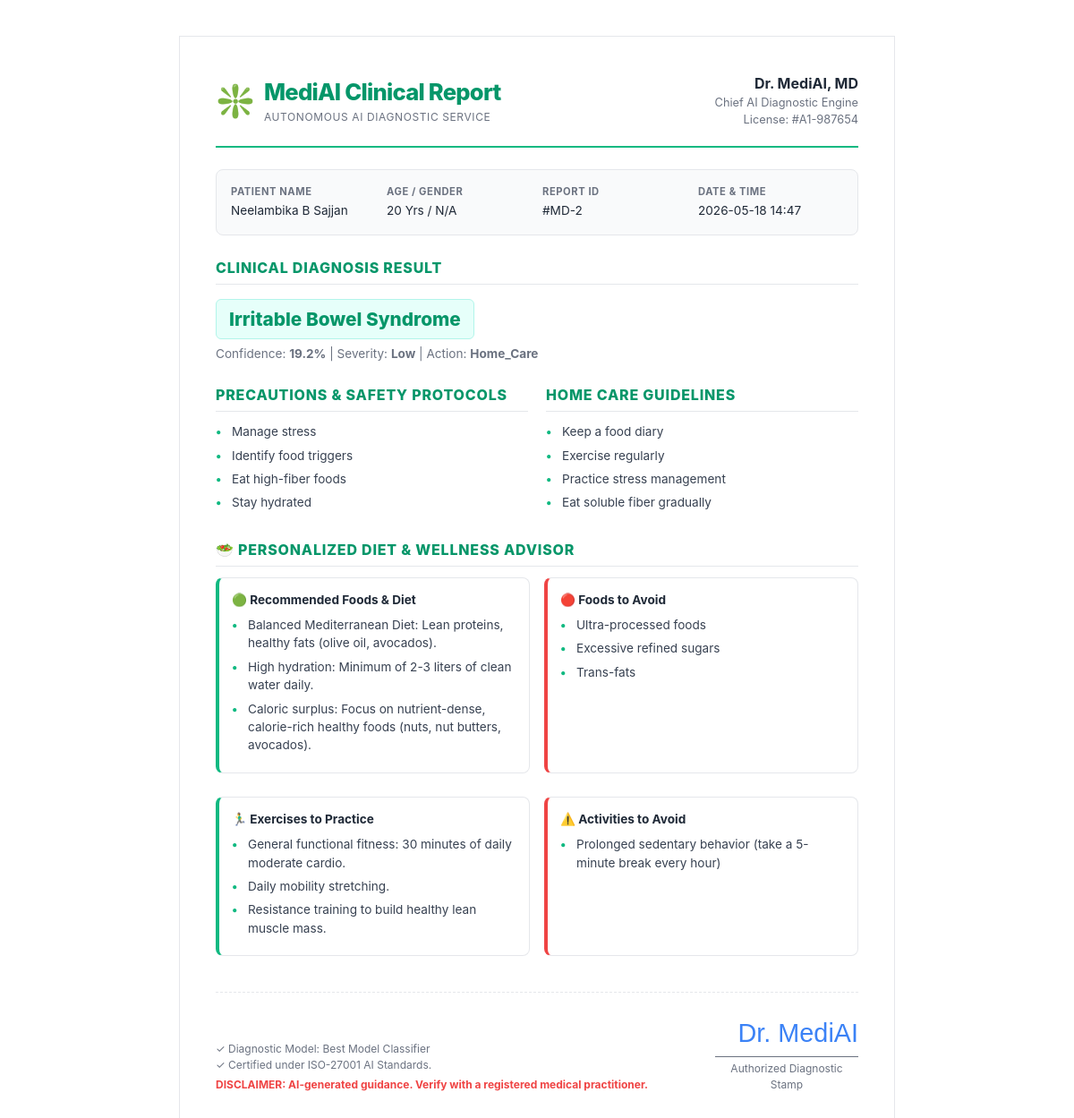
The app's page /result/2/print/ (signed in) with its own data.
### checker/models.py (models this page shows, shortened)
class SymptomCheck(models.Model):
    user = models.ForeignKey(User, on_delete=models.SET_NULL, null=True, blank=True)
    symptoms_selected = models.TextField()
    input_mode = models.CharField(
        max_length=20,
        default='manual',
        choices=[
            ('manual', 'Manual'),
            ('voice', 'Voice'),
            ('image', 'Image'),
            ('video', 'Video'),
            ('multimodal', 'Multimodal')
        ]
    )
    voice_transcript = models.TextField(blank=True)
    image_path = models.CharField(max_length=300, blank=True)
    video_path = models.CharField(max_length=300, blank=True)
    predicted_disease = models.CharField(max_length=200)
    all_predictions = models.TextField(blank=True)
    model_used = models.CharField(max_length=50)
    confidence = models.FloatField(default=0.0)
    precautions = models.TextField(blank=True)
    home_care = models.TextField(blank=True)
    medications = models.TextField(blank=True)
    severity = models.CharField(max_length=30, default='Moderate Confidence')
    action_level = models.CharField(max_length=20, default='home_care')
    patient_age = models.IntegerField(null=True, blank=True)
    patient_bmi = models.FloatField(null=True, blank=True)
    patient_gender = models.CharField(max_length=20, blank=True)
    created_at = models.DateTimeField(auto_now_add=True)
    class Meta:
        ordering = ['-created_at']

### checker/views.py (the view)
# urls.py: path('result/<int:check_id>/print/', views.result_print,     name='result_print'),
@login_required
def result_print(request, check_id):
    sc = get_object_or_404(SymptomCheck, id=check_id)
    symptoms    = json.loads(sc.symptoms_selected)
    precautions = json.loads(sc.precautions) if sc.precautions else []
    home_care   = json.loads(sc.home_care)   if sc.home_care   else []
    medications = json.loads(sc.medications) if sc.medications else []
    all_preds   = json.loads(sc.all_predictions) if sc.all_predictions else {}
    bmi_category = 'Normal'
    age = 30
    p = _profile(request)
    if p:
        bmi_category = p.bmi_category or 'Normal'
        age = p.age or 30
    elif sc.patient_bmi:
        if sc.patient_bmi < 18.5: bmi_category = 'Underweight'
        elif sc.patient_bmi < 25.0: bmi_category = 'Normal'
        elif sc.patient_bmi < 30.0: bmi_category = 'Overweight'
        else: bmi_category = 'Obese'
    if sc.patient_age:
        age = sc.patient_age
    wellness_advice = _generate_diet_advice(sc.predicted_disease, bmi_category, age)
    return render(request,'checker/result_print.html',{
        'sc':sc,'symptoms':symptoms,'precautions':precautions,
        'home_care':home_care,'medications':medications,'all_preds':all_preds,
        'patient':p,
        'wellness_advice': wellness_advice
    })

### checker/views.py (called while the page is built)
def _profile(request):
    if not request.user.is_authenticated: return None
    try: return request.user.patient_profile
    except: return None

### checker/templates/checker/result_print.html (shortened to what this page needs)
<!DOCTYPE html>
<html lang="en">
<head>
</head>
<body>
  <div class="prescription-sheet">
    <div class="letterhead">
      <div class="logo">
        <span class="logo-icon">❇️</span>
        <div class="logo-text">
          <h1>MediAI Clinical Report</h1>
          <p>Autonomous AI Diagnostic Service</p>
        </div>
      </div>
      <div class="doctor-meta">
        <h3>Dr. MediAI, MD</h3>
        <p>Chief AI Diagnostic Engine</p>
        <p>License: #A1-987654</p>
      </div>
    </div>
    <div class="patient-block">
      <div class="patient-meta-item">
        <strong>Patient Name</strong>
        {{ sc.user.get_full_name|default:sc.user.username }}
      </div>
      <div class="patient-meta-item">
        <strong>Age / Gender</strong>
        {{ sc.patient_age|default:"N/A" }} Yrs / {{ sc.patient_gender|default:"N/A"|title }}
      </div>
      <div class="patient-meta-item">
        <strong>Report ID</strong>
        #MD-{{ sc.id }}
      </div>
      <div class="patient-meta-item">
        <strong>Date & Time</strong>
        {{ sc.created_at|date:"Y-m-d H:i" }}
      </div>
    </div>
    <div class="diagnosis-header">
      <div class="section-title">Clinical Diagnosis Result</div>
      <div class="diagnosis-badge">{{ sc.predicted_disease }}</div>
      <p style="font-size: 0.85rem; margin-top: 6px; color: var(--text-muted);">
        Confidence: <strong>{{ sc.confidence|floatformat:1 }}%</strong> | Severity: <strong>{{ sc.severity }}</strong> | Action: <strong>{{ sc.action_level|title }}</strong>
      </p>
    </div>
    <div class="meta-grid">
      <div>
        <div class="section-title">Precautions & Safety Protocols</div>
        <ul class="bullet-list">
          {% for p in precautions %}
          <li>{{ p }}</li>
          {% empty %}
          <li>Maintain general health hygiene. Consult a practitioner if symptoms worsen.</li>
          {% endfor %}
        </ul>
      </div>
      <div>
        <div class="section-title">Home Care Guidelines</div>
        <ul class="bullet-list">
          {% for hc in home_care %}
          <li>{{ hc }}</li>
          {% empty %}
          <li>Prioritize bed rest and keep highly hydrated.</li>
          {% endfor %}
        </ul>
      </div>
    </div>
    <div class="section-title">🥗 Personalized Diet & Wellness Advisor</div>
    <div class="wellness-grid">
      <div class="wellness-card positive">
        <h4>🟢 Recommended Foods & Diet</h4>
        <ul class="bullet-list">
          {% for d in wellness_advice.diet %}
          <li>{{ d }}</li>
          {% endfor %}
        </ul>
      </div>
      <div class="wellness-card negative">
        <h4>🔴 Foods to Avoid</h4>
        <ul class="bullet-list">
          {% for af in wellness_advice.avoid_foods %}
          <li>{{ af }}</li>
          {% endfor %}
        </ul>
      </div>
      <div class="wellness-card positive" style="margin-top: 10px;">
        <h4>🏃‍♂️ Exercises to Practice</h4>
        <ul class="bullet-list">
          {% for ex in wellness_advice.exercise %}
          <li>{{ ex }}</li>
          {% endfor %}
        </ul>
      </div>
      <div class="wellness-card negative" style="margin-top: 10px;">
        <h4>⚠️ Activities to Avoid</h4>
        <ul class="bullet-list">
          {% for aa in wellness_advice.avoid_activities %}
          <li>{{ aa }}</li>
          {% endfor %}
        </ul>
      </div>
    </div>
    <div class="footer-block">
      <div class="footer-stamp">
        <p>✓ Diagnostic Model: {{ sc.model_used }} Classifier</p>
        <p>✓ Certified under ISO-27001 AI Standards.</p>
        <p style="margin-top: 4px; font-weight: 700; color: #ef4444;">DISCLAIMER: AI-generated guidance. Verify with a registered medical practitioner.</p>
      </div>
      <div class="signature">
        <div class="signature-graphic">Dr. MediAI</div>
        <div class="signature-title">Authorized Diagnostic Stamp</div>
      </div>
    </div>
  </div>
</body>
</html>

### checker/templates/checker/result_print.html (style rules this page uses)
:root { --primary: #10b981; --primary-dark: #059669; --text: #1f2937; --text-muted: #6b7280; --border: #e5e7eb; --bg-light: #f9fafb; }
* { box-sizing: border-box; margin: 0; padding: 0; }
body { font-family: 'Inter', -apple-system, sans-serif; color: var(--text); line-height: 1.5; padding: 40px; background: #fff; }
.prescription-sheet { max-width: 800px; margin: 0 auto; border: 1px solid var(--border); padding: 40px; position: relative; }
.letterhead { display: flex; justify-content: space-between; align-items: center; border-bottom: 2px solid var(--primary); padding-bottom: 20px; margin-bottom: 24px; }
.logo { display: flex; align-items: center; gap: 10px; }
.logo-icon { font-size: 2.2rem; }
.logo-text h1 { font-size: 1.6rem; font-weight: 800; color: var(--primary-dark); letter-spacing: -0.03em; }
.logo-text p { font-size: 0.75rem; color: var(--text-muted); text-transform: uppercase; letter-spacing: 0.05em; }
.doctor-meta { text-align: right; }
.doctor-meta h3 { font-size: 1rem; font-weight: 700; color: var(--text); }
.doctor-meta p { font-size: 0.8rem; color: var(--text-muted); }
.patient-block { background: var(--bg-light); border: 1px solid var(--border); border-radius: 8px; padding: 16px; margin-bottom: 24px; display: grid; grid-template-columns: repeat(4, 1fr); gap: 12px; font-size: 0.85rem; }
.patient-meta-item strong { color: var(--text-muted); display: block; font-size: 0.7rem; text-transform: uppercase; letter-spacing: 0.05em; margin-bottom: 2px; }
.section-title { font-size: 1rem; font-weight: 800; text-transform: uppercase; letter-spacing: 0.05em; color: var(--primary-dark); margin-bottom: 12px; border-bottom: 1px solid var(--border); padding-bottom: 6px; }
.diagnosis-header { margin-bottom: 24px; }
.diagnosis-badge { display: inline-block; background: #e6fffa; color: var(--primary-dark); font-size: 1.3rem; font-weight: 800; padding: 6px 14px; border-radius: 6px; border: 1px solid #b2f5ea; margin-top: 4px; }
.meta-grid { display: grid; grid-template-columns: 1fr 1fr; gap: 20px; margin-bottom: 24px; }
.bullet-list { list-style: none; }
.bullet-list li { position: relative; padding-left: 18px; font-size: 0.85rem; margin-bottom: 6px; color: #374151; }
.bullet-list li::before { content: "•"; position: absolute; left: 0; color: var(--primary); font-weight: bold; }
.wellness-grid { display: grid; grid-template-columns: 1fr 1fr; gap: 16px; margin-bottom: 30px; }
.wellness-card { border: 1px solid var(--border); border-radius: 8px; padding: 14px; }
.wellness-card.positive { border-left: 4px solid var(--primary); }
.wellness-card.negative { border-left: 4px solid #ef4444; }
.wellness-card h4 { font-size: 0.85rem; font-weight: 700; margin-bottom: 8px; color: var(--text); }
.footer-block { margin-top: 40px; border-top: 1px dashed var(--border); padding-top: 24px; display: flex; justify-content: space-between; align-items: flex-end; }
.footer-stamp { font-size: 0.75rem; color: var(--text-muted); }
.signature { text-align: right; }
.signature-graphic { font-family: 'Brush Script MT', cursive, sans-serif; font-size: 1.8rem; color: #3b82f6; margin-bottom: 4px; }
.signature-title { font-size: 0.75rem; color: var(--text-muted); border-top: 1px solid var(--text-muted); padding-top: 4px; width: 160px; text-align: center; }

### records on screen
SymptomCheck: user.get_full_name "Neelambika B Sajjan", patient_age "20", patient_gender "N/A", id "2", created_at "2026-05-18 14:47", predicted_disease "Irritable Bowel Syndrome", confidence "19.2", severity "Low", action_level "Home_Care", model_used "Best Model"

### other values on screen
{{ p }} "Manage stress" "Identify food triggers" "Eat high-fiber foods" "Stay hydrated"
{{ hc }} "Keep a food diary" "Exercise regularly" "Practice stress management" "Eat soluble fiber gradually"
{{ d }} "Balanced Mediterranean Diet: Lean proteins, healthy fats (olive oil, avocados)." "High hydration: Minimum of 2-3 liters of clean water daily." "Caloric surplus: Focus on nutrient-dense, calorie-rich healthy foods (nuts, nut butters, avocados)."
{{ af }} "Ultra-processed foods" "Excessive refined sugars" "Trans-fats"
{{ ex }} "General functional fitness: 30 minutes of daily moderate cardio." "Daily mobility stretching." "Resistance training to build healthy lean muscle mass."
{{ aa }} "Prolonged sedentary behavior (take a 5-minute break every hour)"
